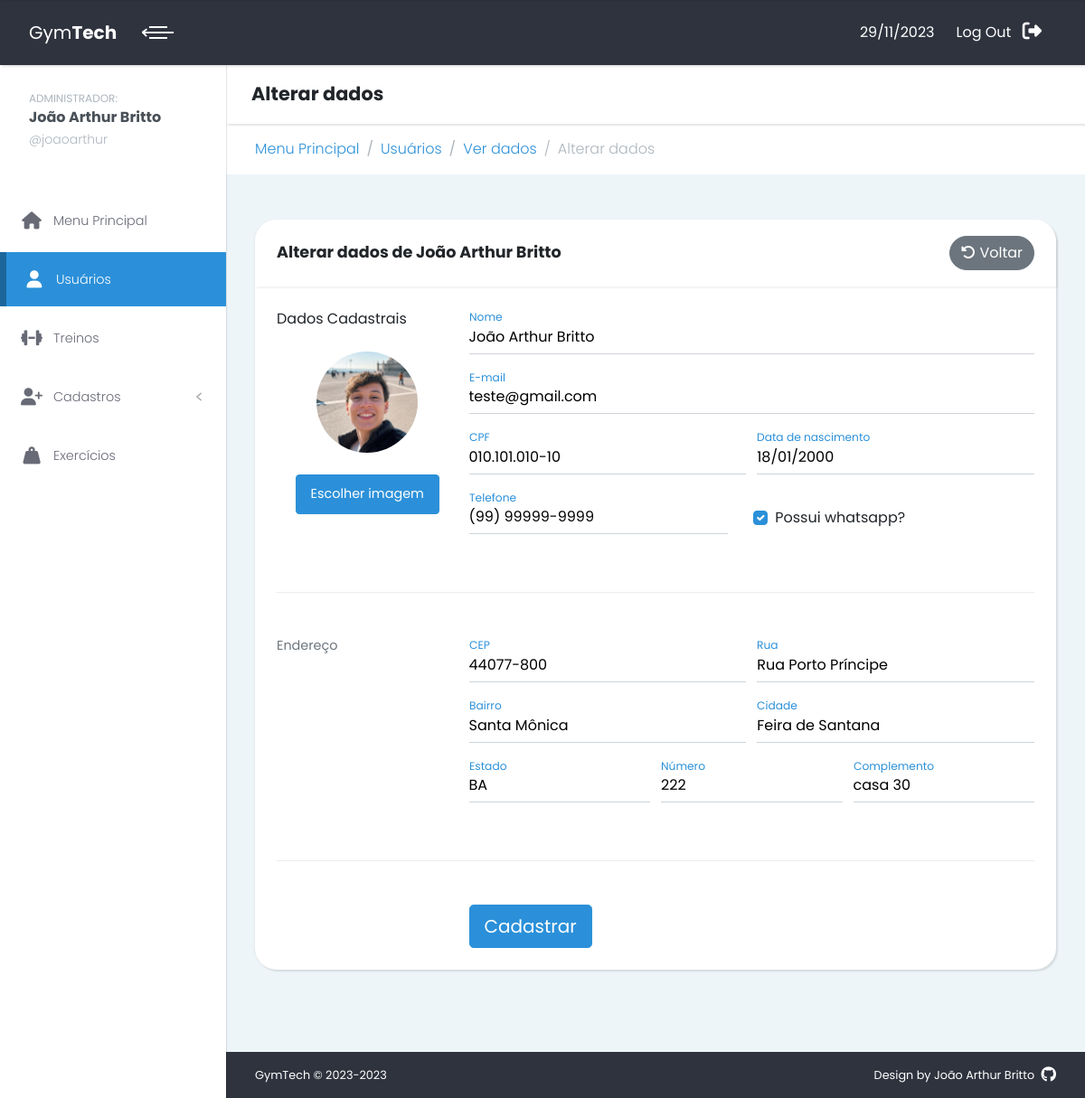
The app's page /usuarios/alterarDados/16 (signed in) with its own data.
### cadastro/models.py (models this page shows, shortened)
class Person(models.Model):
    matricula = models.AutoField('Matrícula', primary_key=True)
    name = models.CharField('Nome', max_length=100)
    email = models.EmailField('E-mail')
    cpf = models.CharField('CPF', max_length=14, unique=True)
    birthDate = models.DateField('Data de nascimento')
    phone = models.CharField('Telefone', max_length=15)
    whatsapp = models.BooleanField('Possui whatsapp?', default=True)
    profileImage = models.ImageField('Imagem de perfil', upload_to ="profileImages/", blank=True)

### usuarios/views.py (the view, shortened to what this page needs)
# urls.py: path('alterarDados/<int:usuario_id>', views.alterarDados, name='alterar-dados'),
@login_required
def alterarDados(request, usuario_id):
    person = Person.objects.get(pk=usuario_id)
    person_form = CadastrarPerson(instance=person)
    address_formset = AddressFormSet(request.POST or None, instance=person)
    return render(request, "alterarDados.html", {'person_form':person_form,'address_formset':address_formset, 'person':person})

### cadastro/forms.py
class CadastrarPerson(ModelForm):
    class Meta:
        model = Person
        fields = "__all__"
        widgets = {
            "name": forms.TextInput(attrs={'class':'input-material', 'id':"name"}),
            "email": forms.EmailInput(attrs={'class':'input-material', 'id':"email"}),
            "cpf": forms.TextInput(attrs={'class':'input-material', 'id':"cpf"}),
            "birthDate": forms.DateInput(attrs={'class':'input-material', 'id':"birthDate"}),
            "phone": forms.TextInput(attrs={'class':'input-material', 'id':"phone"}),
            "whatsapp": forms.CheckboxInput(attrs={'class': 'form-check-input', 'id': "wpp"}),
        }

### usuarios/templatetags/customTags.py (called while the page is built)
@register.filter
def starts_with(value, prefix):
    return value.startswith(prefix)

### usuarios/templates/alterarDados.html (shortened to what this page needs)
{% extends 'layout.html' %}
{% load static %}
{% block subtitle %}Alterar dados{% endblock %}
{% block breadcrumbs %}
<li class="breadcrumb-item"><a class="fw-light" href="index.html">Menu Principal</a></li>
<li class="breadcrumb-item" aria-current="page"><a class="fw-light" href="{% url 'usuarios' %}">Usuários</a></li>
<li class="breadcrumb-item" aria-current="page"><a class="fw-light" href="{% url 'ver-dados' person.matricula %}">Ver dados</a></li>
<li class="breadcrumb-item active fw-light" aria-current="page">Alterar dados</li>
{% endblock %}
{% block content %}
<section class="forms">
  <div class="container-fluid">
    <div class="row">
      <div class="col-lg-12" id="cadastro_cliente">
        <div class="card">
          <div class="card-header d-flex align-items-center justify-content-between">
            <h3 class="h4 mb-0">Alterar dados de {{person.name}}</h3>
            <a class="btn btn-secondary rounded-pill" href="{% url 'ver-dados' person.matricula %}">
              <i class="fa-solid fa-rotate-left"></i>
              Voltar
            </a>
          </div>
          <div class="card-body">
            <form class="form-horizontal" method="post" action="{% url 'alterar-dados' person.matricula %}" enctype="multipart/form-data">
              <div class="row" id="dados-section">
                <div class="col-sm-3">
                  <label class="orm-label">Dados Cadastrais</label>
                  <div class="mt-4 justify-content-center">
                    <div class="d-flex justify-content-center mb-4">
                      <img src="{% if person.profileImage %}{{person.profileImage.url}}{% else %}{% static 'img/profile-default.jpeg' %}{% endif %}" id="profileDefault" class="circular-image" alt="Input profile image" />
                    </div>
                    <div class="d-flex justify-content-center">
                      <div class="btn btn-primary btn-rounded">
                        <label class="form-label text-white m-1" for="{{person_form.profileImage.auto_id}}">Escolher imagem</label>
                      </div>
                    </div>
                  </div>
                </div>
                <div class="col-sm-9">
                  <div class="input-material-group mb-3">
                    {{ person_form.name }}
                    <label class="label-material" for="name">{{person_form.name.label}}</label>
                  </div>
                  <div class="input-material-group mb-3">
                    {{ person_form.email }}
                    <label class="label-material" for="email">{{person_form.email.label}}</label>
                  </div>
                  <div class="row">
                    <div class="col input-material-group mb-3">
                      {{ person_form.cpf }}
                      <label class="label-material" for="cpf">{{person_form.cpf.label}}</label>
                    </div>
                    <div class="col input-material-group mb-3">
                      {{ person_form.birthDate }}
                      <label class="label-material" for="birthDate">{{person_form.birthDate.label}}</label>
                    </div>
                  </div>
                  <div class="row">
                    <div class="col input-material-group mb-3">
                      {{ person_form.phone }}
                      <label class="label-material" for="phone">{{person_form.phone.label}}</label>
                    </div>
                    <div class="col form-check align-self-center ms-3">
                      {{ person_form.whatsapp }}
                      <label class="form-check-label" for="wpp">{{person_form.whatsapp.label}}</label>
                    </div>
                  </div>
                </div>
              </div>
              <div class="border-bottom my-5 border-gray-200"></div>
              <div class="row" id="endereço">
                <label class="col-sm-3 form-label">Endereço</label>
                <div class="col-sm-9">
                  <div class="row">
                    <div class="col input-material-group mb-3">
                      {{ address_formset.forms.0.cep }}
                      <label class="label-material" for="cep">{{address_formset.forms.0.cep.label}}</label>
                    </div>
                    <div class="col input-material-group mb-3">
                      {{ address_formset.forms.0.street }}
                      <label class="label-material" for="street">{{address_formset.forms.0.street.label}}</label>
                    </div>
                  </div>
                  <div class="row">
                    <div class="col input-material-group mb-3">
                      {{ address_formset.forms.0.neighborhood }}
                      <label class="label-material" for="neighborhood">{{address_formset.forms.0.neighborhood.label}}</label>
                    </div>
                    <div class="col input-material-group mb-3">
                      {{ address_formset.forms.0.city }}
                      <label class="label-material" for="city">{{address_formset.forms.0.city.label}}</label>
                    </div>
                  </div>
                  <div class="row">
                    <div class="col input-material-group mb-3">
                      {{ address_formset.forms.0.state }}
                      <label class="label-material" for="state">{{address_formset.forms.0.state.label}}</label>
                    </div>
                    <div class="col input-material-group mb-3">
                      {{ address_formset.forms.0.number }}
                      <label class="label-material" for="num">{{address_formset.forms.0.number.label}}</label>
                    </div>
                    <div class="col input-material-group mb-3">
                      {{ address_formset.forms.0.complement }}
                      <label class="label-material" for="complement">{{address_formset.forms.0.complement.label}}</label>
                    </div>
                  </div>
                </div>
              </div>
              <div class="border-bottom my-5 border-gray-200"></div>
              <div class="row">
                <div class="col-sm-9 ms-auto">
                  <button class="btn btn-primary btn-lg">Cadastrar</button>
                </div>
              </div>
            </form>
          </div>
        </div>
      </div>
    </div>
  </div>
</section>
{% endblock %}

### menu/templates/layout.html (shortened to what this page needs)
{% extends 'head_layout.html' %}
{% block main_layout %}
{% load static %}
{% load customTags %}
{% now "Y" as current_year %}
{% url 'menu-principal' as menu %}
{% url 'cadastro' as cadastro %}
{% url 'usuarios' as usuarios %}
{% url 'treinos' as treinos %}
{% url 'exercicios' as exerciciosUrl %}
{% now "d/m/Y" as current_date %}
  <div class="page">
    <header class="header z-index-50">
      <nav
        class="nav navbar py-3 px-0 shadow-sm text-white position-relative">
        <div class="container-fluid w-100">
          <div
            class="navbar-holder d-flex align-items-center justify-content-between w-100">
            <div class="navbar-header">
              <a
                class="navbar-brand d-none d-sm-inline-block"
                href="/">
                <div class="brand-text d-none d-lg-inline-block">
                  <span>Gym</span><strong>Tech</strong>
                </div>
              </a>
              <a
                class="ms-2 menu-btn active"
                id="toggle-btn"
                href="#"><span></span><span></span><span></span></a>
            </div>
            <ul
              class="nav-menu list-unstyled d-flex flex-md-row align-items-center">
              <li class="nav-item my-0 py-0">
                <p class="d-inline me-xl-2 mt-5">{{current_date}}</p>
              </li>
              <li class="nav-item">
                <a class="nav-link text-white" href="{% url 'logout' %}">
                  <span class="d-none d-sm-inline me-xl-2">Log Out</span>
                  <i class="fa-solid fa-right-from-bracket fa-lg"></i>
                </a>
              </li>
            </ul>
          </div>
        </div>
      </nav>
    </header>
    <div class="page-content d-flex align-items-stretch">
      <nav class="side-navbar z-index-40">
        <a href="{% url 'admin' %}" class>
          <div class="sidebar-header d-flex align-items-center py-4 px-3">
            <div class="ms-3 title">
              <small class="text-gray-500">ADMINISTRADOR:</small>
              <h5 class="mb-2 me-0 text-gray-700">
                {{user.first_name}} {{user.last_name}}
              </h5>
              <p class="text-sm text-gray-500 fw-light mb-0 lh-1">
                @{{user.username}}
              </p>
            </div>
          </div>
        </a>
        <ul class="list-unstyled py-4">
          <li
            class="sidebar-item {% if request.path == menu %} active {% endif %}">
            <a class="sidebar-link" href="{{menu}}">
              <i class="fa-solid fa-house fa-lg me-xl-2"></i>
              Menu Principal
            </a>
          </li>
          <li
            class="sidebar-item {% if request.path|starts_with:usuarios %}active{% endif %}">
            <a class="sidebar-link" href="{{usuarios}}">
              <i class="fa-solid fa-user fa-lg me-xl-2"></i>
              Usuários
            </a>
          </li>
          <li
            class="sidebar-item {% if request.path|starts_with:treinos %}active{% endif %}">
            <a class="sidebar-link" href="{{treinos}}">
              <i class="fa-solid fa-dumbbell fa-lg me-xl-2"></i>
              Treinos
            </a>
          </li>
          <li
            class="sidebar-item {% if request.path|starts_with:cadastro %}active{% endif %}">
            <a
              class="sidebar-link"
              href="#exampledropdownDropdown"
              data-bs-toggle="collapse">
              <i class="fa-solid fa-user-plus fa-lg me-xl-2"></i>
              Cadastros
            </a>
          </li>
          <li
            class="sidebar-item {% if request.path|starts_with:exerciciosUrl %}active{% endif %}">
            <a class="sidebar-link" href="{{exerciciosUrl}}">
              <i class="fa-solid fa-weight-hanging fa-lg me-xl-2"></i>
              Exercícios
            </a>
          </li>
        </ul>
      </nav>
      <div class="content-inner w-100">
        <header class="bg-white shadow-sm px-4 py-3 z-index-20">
          <div class="container-fluid px-0">
            <h2 class="mb-0 p-1">{% block subtitle %}{% endblock %}</h2>
          </div>
        </header>
        <div class="bg-white">
          <div class="container-fluid">
            <nav aria-label="breadcrumb">
              <ol class="breadcrumb mb-0 py-3">
                {% block breadcrumbs %} {% endblock %}
              </ol>
            </nav>
          </div>
        </div>
        {% include 'messages.html' %} {% block content %} {% endblock %}
        <footer
          class="position-absolute bottom-0 bg-darkBlue text-white text-center py-3 w-100 text-xs"
          id="footer">
          <div class="container-fluid">
            <div class="row gy-2">
              <div class="col-sm-6 text-sm-start">
                <p class="mb-0">GymTech © 2023-{{current_year}}</p>
              </div>
              <div class="col-sm-6 text-sm-end">
                <p class="mb-0">
                  Design by
                  <a
                    href="https://github.com/j0aoarthur"
                    class="text-white text-decoration-none">João Arthur Britto
                    <i class="ms-1 fa-brands fa-github fa-lg"></i>
                  </a>
                </p>
              </div>
            </div>
          </div>
        </footer>
      </div>
    </div>
  </div>
{% endblock %}

### staticfiles/css/custom.css (style rules this page uses)
.sidebar-item { margin: 5px 0; line-height: 0.8rem; }
.sidebar-link { font-weight: 600; color: #2b90d9; }
.sidebar-link i { margin: 0.8rem 0; width: 2rem; text-align: center; }
input[type='number'] { -moz-appearance: textfield; }
.circular-image { width: 7rem; height: 7rem; border-radius: 50%; object-fit: cover; }

### records on screen
Person: name "João Arthur Britto", profileImage (placeholder picture), email "teste@gmail.com", cpf "010.101.010-10", birthDate "18/01/2000", phone "(99) 99999-9999", whatsapp "☑"

### other values on screen
{{ current_date }} "29/11/2023"
{{ user.first_name }} "João Arthur"
{{ user.last_name }} "Britto"
{{ user.username }} "joaoarthur"
{{ person_form.name.label }} "Nome"
{{ person_form.email.label }} "E-mail"
{{ person_form.cpf.label }} "CPF"
{{ person_form.birthDate.label }} "Data de nascimento"
{{ person_form.phone.label }} "Telefone"
{{ person_form.whatsapp.label }} "Possui whatsapp?"
{{ address_formset.forms.0.cep.label }} "CEP"
{{ address_formset.forms.0.street.label }} "Rua"
{{ address_formset.forms.0.neighborhood.label }} "Bairro"
{{ address_formset.forms.0.city.label }} "Cidade"
{{ address_formset.forms.0.state.label }} "Estado"
